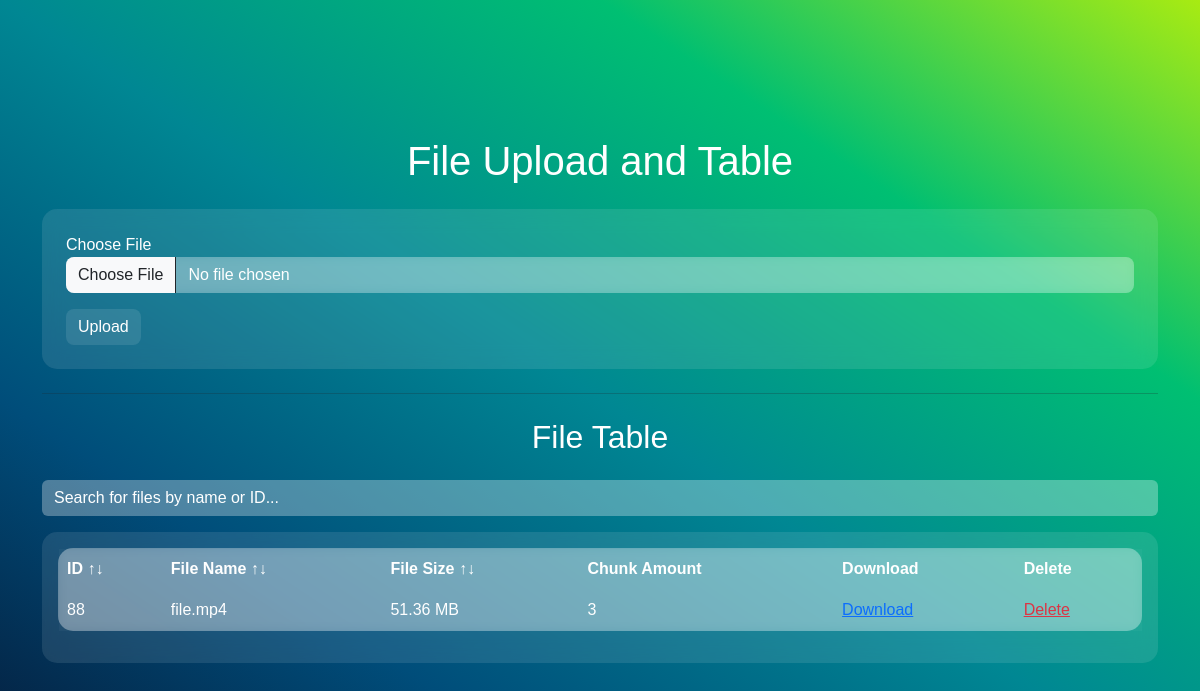
Before: / with the older database file.
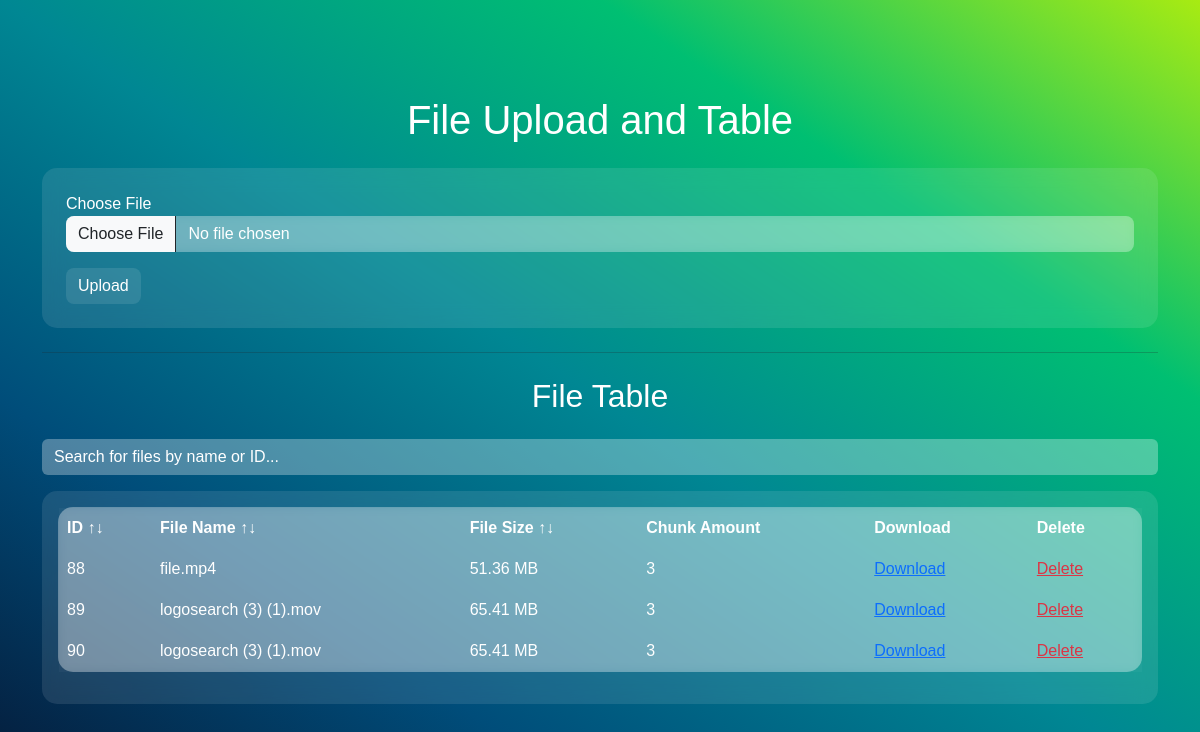
After: the same page with the newer database file.
### tables this page shows
CREATE TABLE files 
                      (id INTEGER PRIMARY KEY AUTOINCREMENT, 
                      file_name TEXT, 
                      chunk_list TEXT, 
                      key_hex TEXT, 
                      file_size INTEGER, 
                      upload_date TEXT);

### app.py (the view, shortened to what this page needs)
@app.route('/', methods=['GET', 'POST'])
def index():
    files_info = asyncio.run(fetch_file_information())
    return render_template('index.html',files_info=files_info)

### app.py (called while the page is built)
def convert_bytes(byte_size):
    for unit in ['B', 'KB', 'MB', 'GB']:
        if byte_size < 1024.0:
            break
        byte_size /= 1024.0
    return f"{byte_size:.2f} {unit}"

async def fetch_file_information():
    conn = sqlite3.connect(DATABASE_FILE)
    cursor = conn.cursor()
    cursor.execute("SELECT id, file_name, file_size, chunk_list FROM files")
    results = cursor.fetchall()
    conn.close()
    files_info = []
    for result in results:
        file_id, file_name, file_size, chunk_list = result
        chunk_amount = len(chunk_list.split(', '))
        formatted_size = convert_bytes(file_size)
        files_info.append({
            'id': file_id,
            'file_name': file_name,
            'formatted_size': formatted_size,
            'chunk_amount': chunk_amount
        })
    return files_info

### templates/index.html (shortened to what this page needs)
{% extends "base.html" %}
{% block content %}
    <h1 class="text-center mb-4 text-white">File Upload and Table</h1>
    <form id="uploadForm" action="{{ url_for('index') }}" method="post" enctype="multipart/form-data" class="glass-morphism p-4">
        <div class="form-group">
            <label for="file" class="text-white">Choose File</label>
            <input type="file" class="form-control glass-input" name="file" id="file">
            <button type="submit" class="btn btn-primary mt-3 glass-btn" id="uploadBtn">
                <span id="uploadBtnText">Upload</span>
            </button>
        </div>
    </form>
    <hr class="my-4">
    <h2 class="text-center mb-4 text-white">File Table</h2>
        <div class="search-bar mb-3">
            <input type="text" class="form-control" id="searchInput" onkeyup="searchFiles()" placeholder="Search for files by name or ID...">
        </div>
    <div class="table-responsive glass-morphism p-3">
        <table class="table table-bordered glass-table" id="fileTable">
            <thead>
                <tr>
                    <th>ID <span class="filter-toggle" onclick="sortTable(0)">↑↓</span></th>
                    <th>File Name <span class="filter-toggle" onclick="sortTable(1)">↑↓</span></th>
                    <th>File Size <span class="filter-toggle" onclick="sortTable(2)">↑↓</span></th>
                    <th>Chunk Amount</th>
                    <th>Download</th>
                    <th>Delete</th>
                </tr>
            </thead>
            <tbody>
                {% for file_info in files_info %}
                    <tr>
                        <td>{{ file_info.id }}</td>
                        <td>{{ file_info.file_name }}</td>
                        <td>{{ file_info.formatted_size }}</td>
                        <td>{{ file_info.chunk_amount }}</td>
                        <td><a href="{{ url_for('download_and_decrypt', file_id=file_info.id) }}" class="text-primary download-btn">Download</a></td>
                        <td><a href="{{ url_for('delete_file_entry', file_id=file_info.id) }}" class="text-danger">Delete</a></td>
                    </tr>
                {% endfor %}
            </tbody>
        </table>
    </div>
{% endblock %}

### templates/base.html (shortened to what this page needs)
<!DOCTYPE html>
<html lang="en">
<head>
    <link rel="stylesheet" href="https://cdn.jsdelivr.net/npm/bootstrap@5.3.2/dist/css/bootstrap.min.css">
    <link rel="stylesheet" href="{{ url_for('static', filename='css/style.css') }}">
</head>
<body>
    <div class="container">
        {% block content %}{% endblock %}
    </div>
</body>
</html>

### static/css/style.css (style rules this page uses)
html, body { height: 100%; }
body { background: linear-gradient( to right top, #051937, #004d7a, #008793, #00bf72, #a8eb12 ); margin: 0; font-family: "Arial", sans-serif; display: flex; align-items: center; justify-content: center; }
.glass-morphism { background: rgba(255, 255, 255, 0.1); backdrop-filter: blur(10px); border-radius: 15px; }
.glass-input { background: rgba(255, 255, 255, 0.3); backdrop-filter: blur(5px); border: none; border-radius: 8px; color: #fff; }
.glass-input::placeholder { color: #fff; }
.glass-btn { background: rgba(255, 255, 255, 0.1); border: none; border-radius: 8px; color: #fff; }
.glass-table { background: rgba(255, 255, 255, 0.3); backdrop-filter: blur(5px); border-radius: 15px; color: #000; }
.table { --bs-table-bg: rgb(255 255 255 / 3%); border-color: rgb(255 255 255 / 0%); --bs-table-color: white; }
.form-control { background-color: rgba(255, 255, 255, 0.3) !important; border: none; color: white; }
.form-control::placeholder { color: white; opacity: 1; }
.filter-toggle { cursor: pointer; }

Changed rows visible on the page:
added files: id "89", file_name "logosearch (3) (1).mov", formatted_size "65.41 MB", chunk_amount "3"
added files: id "90", file_name "logosearch (3) (1).mov", formatted_size "65.41 MB", chunk_amount "3"
